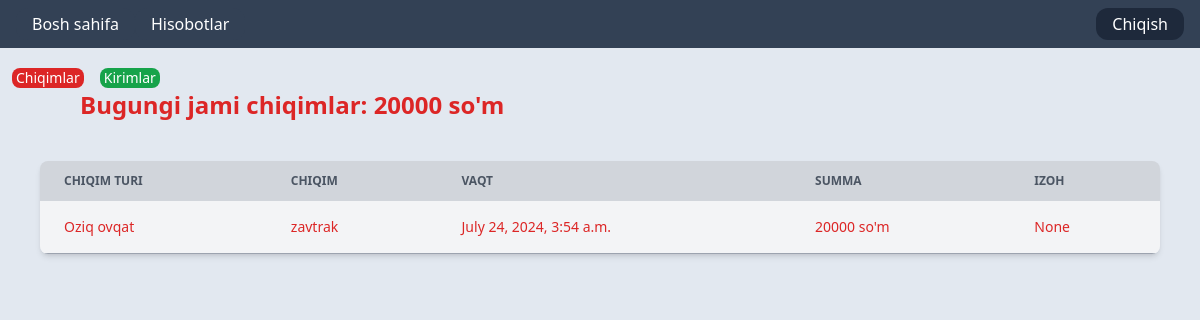
The app's page /filter_today_expenses/ (signed in) with its own data.
### app_income_expense/models.py (models this page shows, shortened)
class Expenses(models.Model):
    user = models.ForeignKey(Users, on_delete=models.CASCADE)
    expense_type = models.ForeignKey(ExpenseTypes, on_delete=models.CASCADE)
    spent_to = models.CharField(max_length=800)
    amount = models.IntegerField()
    comment = models.CharField(max_length=400, null=True, blank=True)
    timestamp = models.DateTimeField(auto_now=True)
    class Meta:
        db_table = 'Expenses'

class ExpenseTypes(models.Model):
    name = models.CharField(max_length=200, unique=True)
    class Meta:
        db_table = 'ExpenseTypes'
    def __str__(self):
        return self.name

### app_income_expense/views.py (the view)
# urls.py: path('filter_today_expenses/', views.FilterTodayExpenses.as_view(), name='filter-today-expenses'),
class FilterTodayExpenses(View):
    def get(self, request):
        today = date.today()
        expenses = models.Expenses.objects.filter(user=request.user, timestamp__date=today)
        expense_amount = 0
        for i in models.Expenses.objects.filter(user=request.user, timestamp__date=today):
            expense_amount += i.amount
        context = {
            'expenses': expenses,
            'expense_amount': expense_amount
        }
        return render(request, 'income_expenses/reports/filter_today_expenses.html', context=context)

### templates/income_expenses/reports/filter_today_expenses.html (shortened to what this page needs)
{% extends 'base.html' %}
{% block content %}
<div class="bg-red-600 mr-110 inline-block  ml-3 mt-5 rounded-lg w-min pl-1 pr-1">
    <p class="text-white text-sm">Chiqimlar</p>
</div>
<a href="{% url 'filter-today-incomes' %}">
    <div class="bg-green-600 mr-110 inline-block  ml-3 mt-5 rounded-lg w-min pl-1 pr-1">
        <p class="text-white text-sm">Kirimlar</p>
    </div>
</a>
<div class="text-red-600 text-2xl font-semibold ml-20">
    Bugungi jami chiqimlar: {{ expense_amount }} so'm
</div>
    <div class=" mt-10 ml-10 mr-10 relative overflow-x-auto shadow-md sm:rounded-lg">
        <table class="w-full text-sm text-left rtl:text-right">
            <thead class="text-xs text-white uppercase bg-gray-300 dark:text-white">
                <tr>
                    <th scope="col" class="text-gray-600 px-6 py-3">
                        Chiqim turi
                    </th>
                    <th scope="col" class="text-gray-600 px-6 py-3">
                        Chiqim
                    </th>
                    <th scope="col" class="px-6 py-3 text-gray-600">
                        vaqt
                    </th>
                    <th scope="col" class="px-6 py-3 text-gray-600">
                        summa
                    </th>
                    <th scope="col" class=" text-gray-600 px-6 py-3">
                        Izoh
                    </th>
                </tr>
            </thead>
            {% for expense in expenses %}
                    <tbody>
                        <tr class="bg-gray-100 border-b border-gray-400">
                            <th scope="row" class="text-red-600 px-6 py-4 font-medium">
                                {{ expense.expense_type }}
                            </th>
                            <th scope="row" class="text-red-600 px-6 py-4 font-medium">
                                {{ expense.spent_to }}
                            </th>
                            <td class="text-red-600 px-6 py-4 ">
                                {{ expense.timestamp }}
                            </td>
                            <td class="text-red-600 px-6 py-4">
                                {{ expense.amount }} so'm
                            </td>
                            <td class="text-red-600 px-6 py-4">
                                {{ expense.comment }}
                            </td>
                        </tr>
                    </tbody>
            {% endfor %}
        </table>
    </div>
{% endblock content %}

### records on screen
Expenses: expense_type "Oziq ovqat", spent_to "zavtrak", timestamp "July 24, 2024, 3:54 a.m.", amount "20000", comment "None"

### other values on screen
{{ expense_amount }} "20000"
